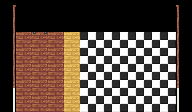

Rendered tile map (Tiled .tmx) drawn with the repository's tilesets; below, a short description and the full map source, tile grids included:
An orthogonal 12x7 tile map with 16x16 px tiles, 3 tile layers (floors, walls, furniture), 3 tilesets and 7 objects.

<map version="1.0" orientation="orthogonal" width="12" height="7" tilewidth="16" tileheight="16">
 <tileset firstgid="1" name="walls" tilewidth="16" tileheight="28">
  <image source="../graphics/objects/walls/tilesheet.png" width="128" height="224" />
 </tileset>
 <tileset firstgid="65" name="furniture" tilewidth="16" tileheight="28">
  <image source="../graphics/objects/furniture/tilesheet.png" width="128" height="224" />
 </tileset>
 <tileset firstgid="129" name="floors" tilewidth="16" tileheight="16">
  <image source="../graphics/objects/tiles/tilesheet.png" width="128" height="128" />
 </tileset>
 <layer name="floors" width="12" height="7">
  <data>
   <tile gid="0" />
   <tile gid="0" />
   <tile gid="0" />
   <tile gid="0" />
   <tile gid="0" />
   <tile gid="0" />
   <tile gid="0" />
   <tile gid="0" />
   <tile gid="0" />
   <tile gid="0" />
   <tile gid="0" />
   <tile gid="0" />
   <tile gid="0" />
   <tile gid="0" />
   <tile gid="0" />
   <tile gid="0" />
   <tile gid="0" />
   <tile gid="0" />
   <tile gid="0" />
   <tile gid="0" />
   <tile gid="0" />
   <tile gid="0" />
   <tile gid="0" />
   <tile gid="0" />
   <tile gid="0" />
   <tile gid="135" />
   <tile gid="134" />
   <tile gid="135" />
   <tile gid="131" />
   <tile gid="133" />
   <tile gid="133" />
   <tile gid="133" />
   <tile gid="133" />
   <tile gid="133" />
   <tile gid="133" />
   <tile gid="0" />
   <tile gid="0" />
   <tile gid="135" />
   <tile gid="135" />
   <tile gid="135" />
   <tile gid="131" />
   <tile gid="133" />
   <tile gid="133" />
   <tile gid="133" />
   <tile gid="133" />
   <tile gid="133" />
   <tile gid="133" />
   <tile gid="0" />
   <tile gid="0" />
   <tile gid="135" />
   <tile gid="135" />
   <tile gid="135" />
   <tile gid="131" />
   <tile gid="133" />
   <tile gid="133" />
   <tile gid="133" />
   <tile gid="133" />
   <tile gid="133" />
   <tile gid="133" />
   <tile gid="0" />
   <tile gid="0" />
   <tile gid="135" />
   <tile gid="135" />
   <tile gid="135" />
   <tile gid="131" />
   <tile gid="133" />
   <tile gid="133" />
   <tile gid="133" />
   <tile gid="133" />
   <tile gid="133" />
   <tile gid="133" />
   <tile gid="0" />
   <tile gid="0" />
   <tile gid="135" />
   <tile gid="135" />
   <tile gid="135" />
   <tile gid="131" />
   <tile gid="133" />
   <tile gid="133" />
   <tile gid="133" />
   <tile gid="133" />
   <tile gid="133" />
   <tile gid="133" />
   <tile gid="0" />
  </data>
 </layer>
 <layer name="walls" width="12" height="7">
  <data>
   <tile gid="0" />
   <tile gid="0" />
   <tile gid="0" />
   <tile gid="0" />
   <tile gid="0" />
   <tile gid="0" />
   <tile gid="0" />
   <tile gid="0" />
   <tile gid="0" />
   <tile gid="0" />
   <tile gid="0" />
   <tile gid="0" />
   <tile gid="3" />
   <tile gid="26" />
   <tile gid="20" />
   <tile gid="26" />
   <tile gid="23" />
   <tile gid="26" />
   <tile gid="26" />
   <tile gid="26" />
   <tile gid="28" />
   <tile gid="26" />
   <tile gid="26" />
   <tile gid="4" />
   <tile gid="1" />
   <tile gid="0" />
   <tile gid="0" />
   <tile gid="0" />
   <tile gid="0" />
   <tile gid="0" />
   <tile gid="0" />
   <tile gid="0" />
   <tile gid="0" />
   <tile gid="0" />
   <tile gid="0" />
   <tile gid="2" />
   <tile gid="1" />
   <tile gid="0" />
   <tile gid="0" />
   <tile gid="0" />
   <tile gid="0" />
   <tile gid="0" />
   <tile gid="0" />
   <tile gid="0" />
   <tile gid="0" />
   <tile gid="0" />
   <tile gid="0" />
   <tile gid="2" />
   <tile gid="1" />
   <tile gid="0" />
   <tile gid="0" />
   <tile gid="0" />
   <tile gid="0" />
   <tile gid="0" />
   <tile gid="0" />
   <tile gid="0" />
   <tile gid="0" />
   <tile gid="0" />
   <tile gid="0" />
   <tile gid="2" />
   <tile gid="1" />
   <tile gid="0" />
   <tile gid="0" />
   <tile gid="0" />
   <tile gid="0" />
   <tile gid="0" />
   <tile gid="0" />
   <tile gid="0" />
   <tile gid="0" />
   <tile gid="0" />
   <tile gid="0" />
   <tile gid="2" />
   <tile gid="5" />
   <tile gid="0" />
   <tile gid="0" />
   <tile gid="0" />
   <tile gid="0" />
   <tile gid="0" />
   <tile gid="0" />
   <tile gid="0" />
   <tile gid="0" />
   <tile gid="0" />
   <tile gid="0" />
   <tile gid="6" />
  </data>
 </layer>
 <layer name="furniture" width="12" height="7">
  <data>
   <tile gid="0" />
   <tile gid="0" />
   <tile gid="0" />
   <tile gid="0" />
   <tile gid="0" />
   <tile gid="0" />
   <tile gid="0" />
   <tile gid="0" />
   <tile gid="0" />
   <tile gid="0" />
   <tile gid="0" />
   <tile gid="0" />
   <tile gid="0" />
   <tile gid="0" />
   <tile gid="0" />
   <tile gid="0" />
   <tile gid="0" />
   <tile gid="0" />
   <tile gid="0" />
   <tile gid="0" />
   <tile gid="0" />
   <tile gid="0" />
   <tile gid="0" />
   <tile gid="0" />
   <tile gid="0" />
   <tile gid="0" />
   <tile gid="0" />
   <tile gid="0" />
   <tile gid="0" />
   <tile gid="0" />
   <tile gid="0" />
   <tile gid="0" />
   <tile gid="0" />
   <tile gid="0" />
   <tile gid="0" />
   <tile gid="0" />
   <tile gid="0" />
   <tile gid="0" />
   <tile gid="0" />
   <tile gid="0" />
   <tile gid="0" />
   <tile gid="0" />
   <tile gid="0" />
   <tile gid="0" />
   <tile gid="0" />
   <tile gid="0" />
   <tile gid="0" />
   <tile gid="0" />
   <tile gid="0" />
   <tile gid="0" />
   <tile gid="0" />
   <tile gid="0" />
   <tile gid="0" />
   <tile gid="0" />
   <tile gid="0" />
   <tile gid="0" />
   <tile gid="0" />
   <tile gid="0" />
   <tile gid="0" />
   <tile gid="0" />
   <tile gid="0" />
   <tile gid="0" />
   <tile gid="0" />
   <tile gid="0" />
   <tile gid="0" />
   <tile gid="0" />
   <tile gid="0" />
   <tile gid="0" />
   <tile gid="0" />
   <tile gid="0" />
   <tile gid="0" />
   <tile gid="0" />
   <tile gid="0" />
   <tile gid="0" />
   <tile gid="0" />
   <tile gid="0" />
   <tile gid="0" />
   <tile gid="0" />
   <tile gid="0" />
   <tile gid="0" />
   <tile gid="0" />
   <tile gid="0" />
   <tile gid="0" />
   <tile gid="0" />
  </data>
 </layer>
 <objectgroup name="entry and exits" width="0" height="0">
  <object x="31" y="16" width="16" height="16">
   <properties>
    <property name="entry_point" value="" />
    <property name="next_room" value="the_hallway" />
   </properties>
  </object>
  <object x="219" y="40" width="16" height="16">
   <properties>
    <property name="next_room" value="the_hallway" />
   </properties>
  </object>
 </objectgroup>
 <objectgroup name="collideables" width="0" height="0">
  <object x="6" y="-3" width="22" height="35">
   <properties>
    <property name="wall" value="" />
   </properties>
  </object>
  <object x="2" y="-2" width="13" height="113">
   <properties>
    <property name="wall" value="" />
   </properties>
  </object>
  <object x="175" y="-5" width="19" height="119">
   <properties>
    <property name="wall" value="" />
   </properties>
  </object>
  <object x="8" y="104" width="186" height="7">
   <properties>
    <property name="wall" value="" />
   </properties>
  </object>
  <object x="49" y="-1" width="143" height="32">
   <properties>
    <property name="wall" value="" />
   </properties>
  </object>
 </objectgroup>
</map>